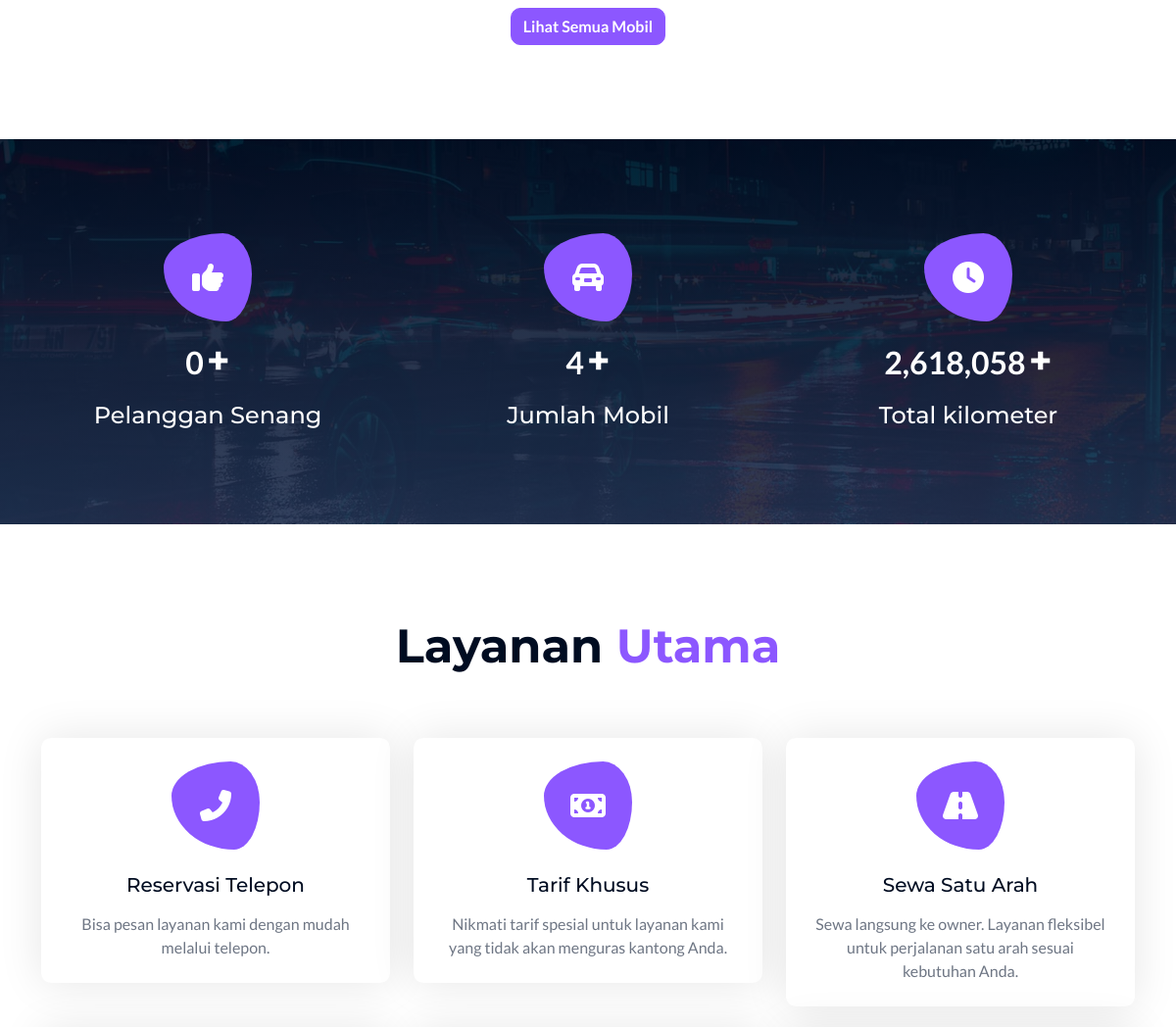
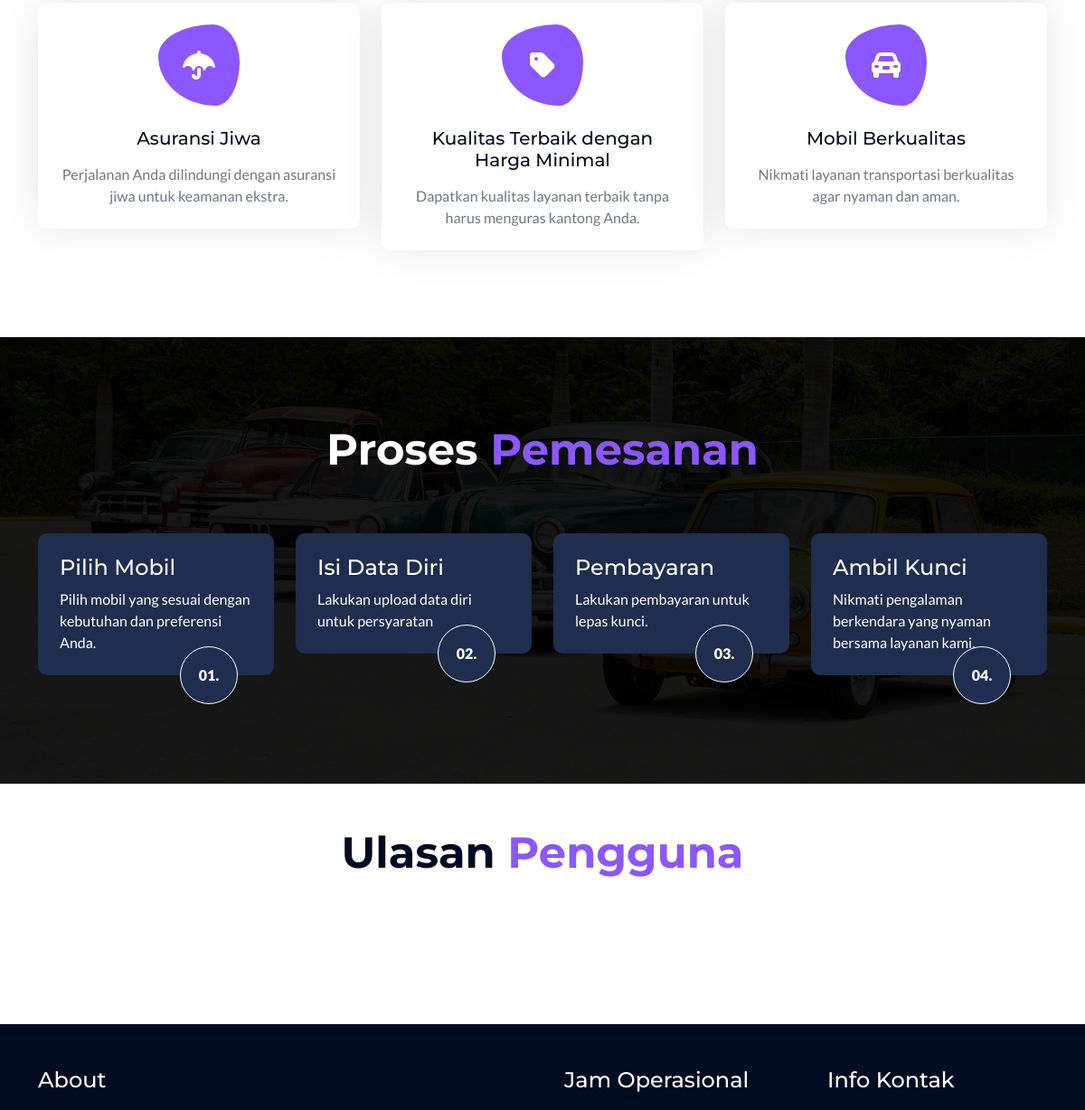
Before: / (middle part) with the older database file (2 pictures, top to bottom).
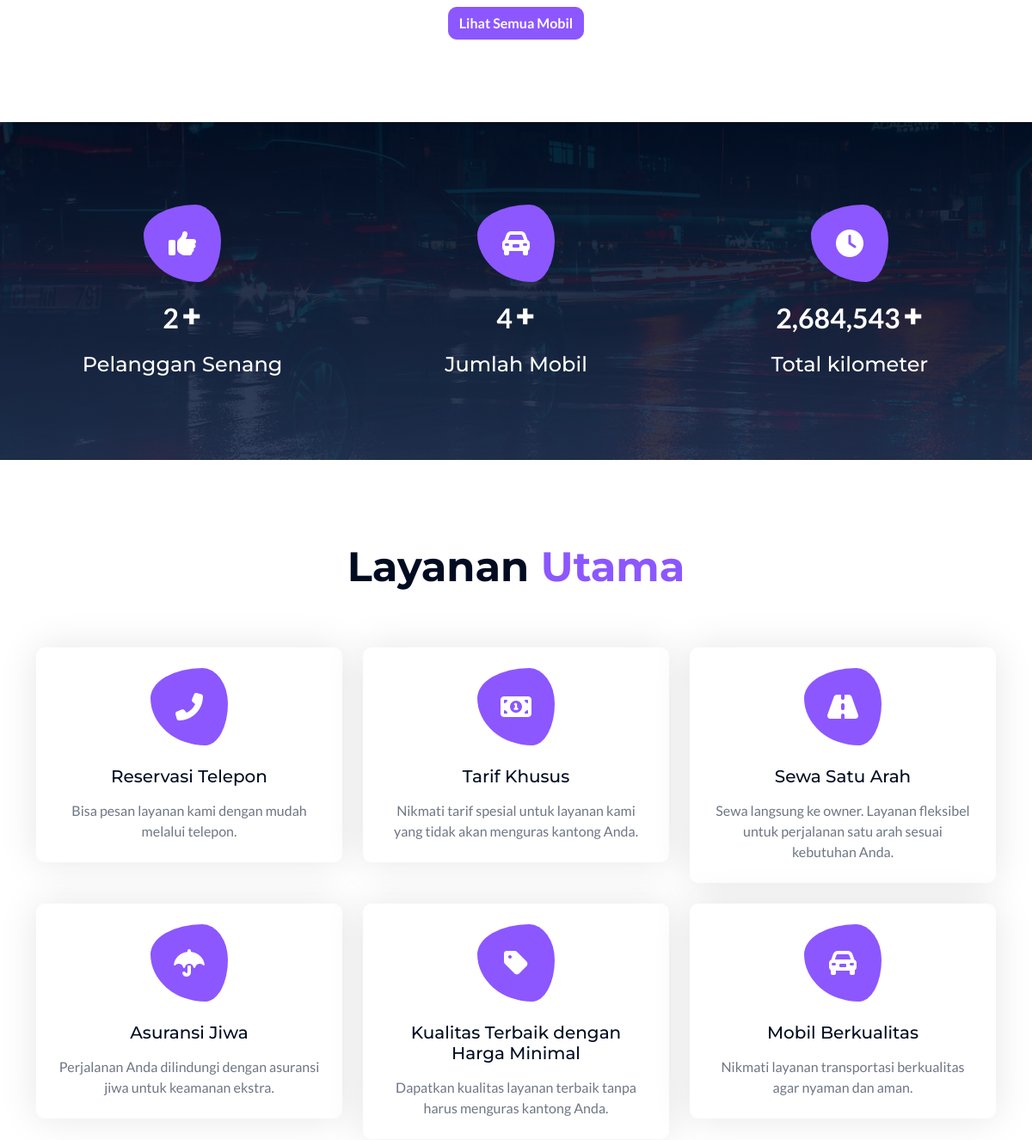
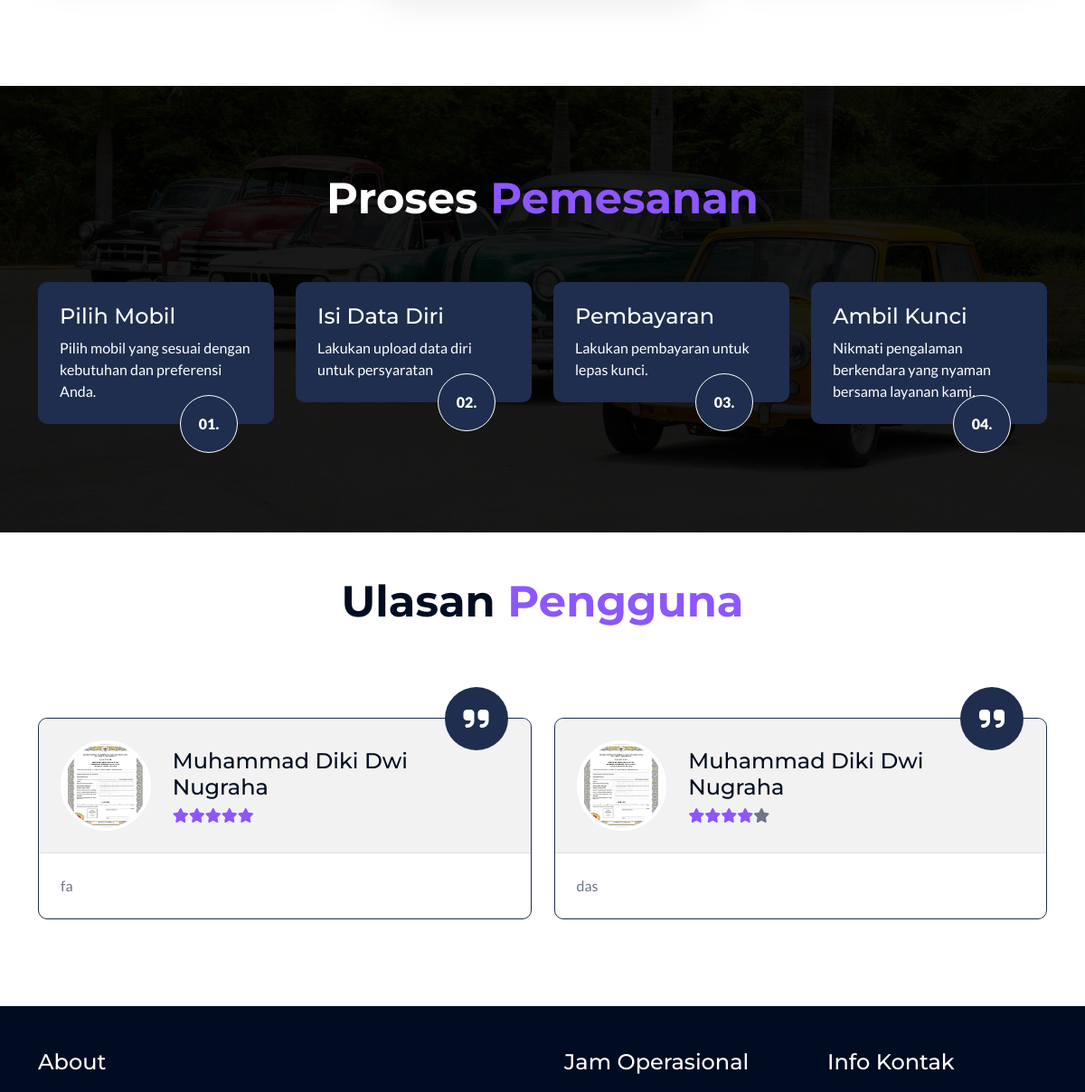
After: the same page with the newer database file (2 pictures, top to bottom).
### tables this page shows
CREATE TABLE IF NOT EXISTS `tt_reviews` (
  `id` int NOT NULL AUTO_INCREMENT,
  `uuid` varchar(40) NOT NULL,
  `booking_id` int NOT NULL,
  `car_id` int NOT NULL,
  `user_id` int NOT NULL,
  `grade` int NOT NULL,
  `description` text,
  `created_at` timestamp NULL DEFAULT CURRENT_TIMESTAMP,
  `updated_at` timestamp NULL DEFAULT CURRENT_TIMESTAMP ON UPDATE CURRENT_TIMESTAMP,
  PRIMARY KEY (`id`),
  UNIQUE KEY `id` (`id`),
  KEY `fk_tt_reviews_car_id` (`car_id`),
  KEY `fk_tt_reviews_user_id` (`user_id`),
  KEY `fk_tt_reviews_booking_id` (`booking_id`),
  CONSTRAINT `fk_tt_reviews_booking_id` FOREIGN KEY (`booking_id`) REFERENCES `tt_bookings` (`id`) ON DELETE CASCADE ON UPDATE CASCADE,
  CONSTRAINT `fk_tt_reviews_car_id` FOREIGN KEY (`car_id`) REFERENCES `tm_cars` (`id`) ON DELETE CASCADE ON UPDATE CASCADE,
  CONSTRAINT `fk_tt_reviews_user_id` FOREIGN KEY (`user_id`) REFERENCES `users` (`id`) ON DELETE CASCADE ON UPDATE CASCADE
);

CREATE TABLE IF NOT EXISTS `tm_profiles` (
  `id` int NOT NULL AUTO_INCREMENT,
  `uuid` varchar(50) NOT NULL,
  `user_id` int NOT NULL,
  `address` text NOT NULL,
  `gender` varchar(255) NOT NULL,
  `photo_profile` varchar(255) NOT NULL,
  `ktp` varchar(255) NOT NULL,
  `sim` varchar(255) NOT NULL,
  `kk` varchar(255) NOT NULL,
  `buku_nikah` varchar(255) DEFAULT NULL,
  `akte` varchar(255) NOT NULL,
  `ijazah` varchar(255) NOT NULL,
  `id_card` varchar(255) DEFAULT NULL,
  `surat_keterangan` varchar(255) DEFAULT NULL,
  `slip_gaji` varchar(255) DEFAULT NULL,
  `bpjs` varchar(255) DEFAULT NULL,
  `created_at` timestamp NULL DEFAULT CURRENT_TIMESTAMP,
  `updated_at` timestamp NULL DEFAULT CURRENT_TIMESTAMP ON UPDATE CURRENT_TIMESTAMP,
  PRIMARY KEY (`id`),
  UNIQUE KEY `id` (`id`),
  KEY `fk_tm_profiles_user_id` (`user_id`),
  CONSTRAINT `fk_tm_profiles_user_id` FOREIGN KEY (`user_id`) REFERENCES `users` (`id`) ON DELETE CASCADE ON UPDATE CASCADE
);

CREATE TABLE IF NOT EXISTS `users` (
  `id` int NOT NULL AUTO_INCREMENT,
  `uuid` varchar(40) NOT NULL,
  `name` varchar(100) NOT NULL,
  `email` varchar(100) NOT NULL,
  `phone_number` varchar(15) DEFAULT NULL,
  `role` enum('admin','driver','user') NOT NULL DEFAULT 'user',
  `password` varchar(255) NOT NULL,
  `code` varchar(50) DEFAULT NULL,
  `is_verified` int DEFAULT NULL,
  `created_at` timestamp NULL DEFAULT CURRENT_TIMESTAMP,
  `updated_at` timestamp NULL DEFAULT CURRENT_TIMESTAMP ON UPDATE CURRENT_TIMESTAMP,
  PRIMARY KEY (`id`),
  UNIQUE KEY `email` (`email`),
  UNIQUE KEY `phone_number` (`phone_number`)
);

### classes/Review.php (called while the page is built, shortened)
<?php
class Review
{
    private $conn;
    private $table = 'tt_reviews';
    public function __construct()
    {
        $db = new Database();
        $this->conn = $db->connect();
    }
    public function list()
    {
        $query = "SELECT * FROM " . $this->table . " ORDER BY created_at ASC";
        $stmt = $this->conn->query($query);
        return $stmt->fetchAll(PDO::FETCH_ASSOC);
    }
}

### classes/DatabaseExample.php (called while the page is built, shortened)
<?php
class Database
{
    private $host = 'localhost';
    private $db_name = 'dianarentcar';
    private $username = 'root';
    private $password = '';
    public function connect()
    {
        $this->conn = null;
        try {
            $this->conn = new PDO("mysql:host=" . $this->host . ";dbname=" . $this->db_name, $this->username, $this->password);
            $this->conn->setAttribute(PDO::ATTR_ERRMODE, PDO::ERRMODE_EXCEPTION);
        } catch (PDOException $e) {
            echo "Connection Error: " . $e->getMessage();
        }
        return $this->conn;
    }
}

### classes/Profile.php (called while the page is built, shortened)
<?php
class Profile
{
    private $conn;
    private $table = 'tm_profiles';
    public function __construct()
    {
        $db = new Database();
        $this->conn = $db->connect();
    }
    public function getByUserId($userId)
    {
        $query = "SELECT * FROM " . $this->table . " WHERE user_id = ?";
        $stmt = $this->conn->prepare($query);
        $stmt->execute([$userId]);
        return $stmt->fetch(PDO::FETCH_ASSOC);
    }
}

### classes/User.php (called while the page is built, shortened)
<?php
class User
{
    private $conn;
    private $table = 'users';
    public function __construct()
    {
        $db = new Database();
        $this->conn = $db->connect();
    }
    public function getById($id)
    {
        $query = "SELECT * FROM " . $this->table . " WHERE id = ?";
        $stmt = $this->conn->prepare($query);
        $stmt->execute([$id]);
        return $stmt->fetch(PDO::FETCH_ASSOC);
    }
}

### views/home.php (the view, shortened to what the rows shown need)
<?php
require_once 'classes/Review.php';
require_once 'classes/User.php';
require_once 'classes/Profile.php';
$reviewModel = new Review();
$reviews = $reviewModel->list();
?>
<div class="container-fluid service py-5">
    <div class="container py-5">
        <div class="text-center mx-auto pb-5 wow fadeInUp" data-wow-delay="0.1s" style="max-width: 800px;">
            <h1 class="display-5 text-capitalize mb-3">Layanan <span class="text-primary">Utama</span></h1>
        </div>
    </div>
</div>
<div class="container-fluid steps py-5">
    <div class="container py-5">
        <div class="text-center mx-auto pb-5 wow fadeInUp" data-wow-delay="0.1s" style="max-width: 800px;">
            <h1 class="display-5 text-capitalize text-white mb-3">Proses<span class="text-primary"> Pemesanan</span></h1>
        </div>
    </div>
</div>
<div class="container-fluid testimonial pb-5 mt-5">
    <div class="container pb-5">
        <div class="text-center mx-auto pb-5 wow fadeInUp" data-wow-delay="0.1s" style="max-width: 800px;">
            <h1 class="display-5 text-capitalize mb-3">Ulasan<span class="text-primary"> Pengguna</span></h1>
        </div>
        <div class="owl-carousel testimonial-carousel wow fadeInUp" data-wow-delay="0.1s">
            <?php foreach ($reviews as $review): ?>
                <?php
                $modelUser = new User();
                $user = $modelUser->getById($review['user_id']);
                $modelProfile = new Profile();
                $profile = $modelProfile->getByUserId($review['user_id']);
                ?>
                <div class="testimonial-item">
                    <div class="testimonial-quote"><i class="fa fa-quote-right fa-2x"></i></div>
                    <div class="testimonial-inner p-4">
                        <img src="assets/uploads/photo_profile/<?php echo htmlspecialchars($profile['photo_profile']) ?>" class="img-fluid">
                        <div class="ms-4">
                            <h4><?php echo htmlspecialchars($user['name']); ?></h4>
                            <div class="d-flex text-primary">
                                <?php for ($i = 1; $i <= 5; $i++): ?>
                                    <i class="fas fa-star<?php echo $i <= $review['grade'] ? '' : ' text-body'; ?>"></i>
                                <?php endfor; ?>
                            </div>
                        </div>
                    </div>
                    <div class="border-top rounded-bottom p-4">
                        <p class="mb-0"><?php echo htmlspecialchars($review['description']); ?></p>
                    </div>
                </div>
            <?php endforeach; ?>
        </div>
    </div>
</div>

Changed rows visible on the page:
added tt_reviews: tm_profiles.photo_profile (picture), user.name "Muhammad Diki Dwi Nugraha", grade 5 (drawn), description "fa"
added tt_reviews: tm_profiles.photo_profile (picture), user.name "Muhammad Diki Dwi Nugraha", grade 4 (drawn), description "das"
Other visible differences:
$totalReviews: "0" → "2"
$totalKilometers: "2,618,058" → "2,684,543"
